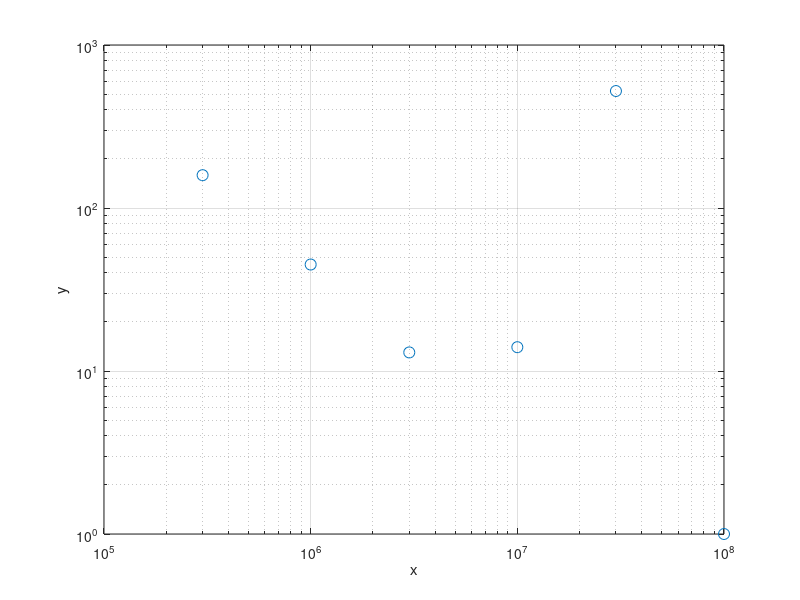

MATLAB code to generate this figure:
%x = logspace(5,8.5);

X = [3e5; 1e6; 3e6; 1e7; 3e7; 1e8];
Y = [159, 45, 13, 14, 522, 1];

set(gca,'xscale','log');


loglog(X, Y, 'o', 'MarkerSize', 8);
    xlabel('x'); ylabel('y');

    % plot(3e5,159);
% plot(1e6,45);
% plot(3e6,13);
% plot(1e7,14);
% plot(3e7,522);
% plot(1e8,1);

%loglog(x,exp(x),'-s')
grid on